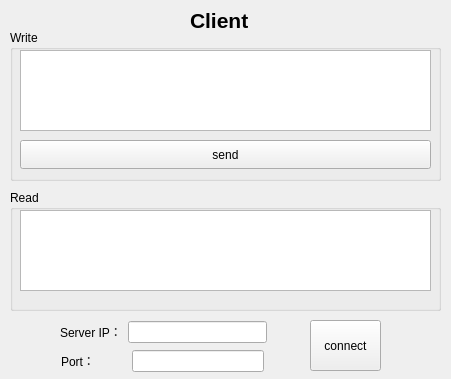
<?xml version="1.0" encoding="UTF-8"?>
<ui version="4.0">
 <class>client</class>
 <widget class="QWidget" name="client">
  <property name="geometry">
   <rect>
    <x>0</x>
    <y>0</y>
    <width>451</width>
    <height>379</height>
   </rect>
  </property>
  <property name="windowTitle">
   <string>Client</string>
  </property>
  <widget class="QLabel" name="label">
   <property name="geometry">
    <rect>
     <x>190</x>
     <y>10</y>
     <width>69</width>
     <height>20</height>
    </rect>
   </property>
   <property name="font">
    <font>
     <pointsize>16</pointsize>
     <bold>true</bold>
    </font>
   </property>
   <property name="text">
    <string>Client</string>
   </property>
  </widget>
  <widget class="QGroupBox" name="groupBox_2">
   <property name="geometry">
    <rect>
     <x>10</x>
     <y>30</y>
     <width>431</width>
     <height>151</height>
    </rect>
   </property>
   <property name="title">
    <string>Write</string>
   </property>
   <widget class="QTextEdit" name="write_text">
    <property name="geometry">
     <rect>
      <x>10</x>
      <y>20</y>
      <width>411</width>
      <height>81</height>
     </rect>
    </property>
   </widget>
   <widget class="QPushButton" name="send">
    <property name="geometry">
     <rect>
      <x>10</x>
      <y>110</y>
      <width>411</width>
      <height>29</height>
     </rect>
    </property>
    <property name="text">
     <string>send</string>
    </property>
   </widget>
  </widget>
  <widget class="QGroupBox" name="groupBox">
   <property name="geometry">
    <rect>
     <x>10</x>
     <y>190</y>
     <width>431</width>
     <height>121</height>
    </rect>
   </property>
   <property name="title">
    <string>Read</string>
   </property>
   <widget class="QTextEdit" name="read_text">
    <property name="geometry">
     <rect>
      <x>10</x>
      <y>20</y>
      <width>411</width>
      <height>81</height>
     </rect>
    </property>
   </widget>
  </widget>
  <widget class="QPushButton" name="pushButton">
   <property name="geometry">
    <rect>
     <x>310</x>
     <y>320</y>
     <width>71</width>
     <height>51</height>
    </rect>
   </property>
   <property name="text">
    <string>connect</string>
   </property>
  </widget>
  <widget class="QWidget" name="layoutWidget">
   <property name="geometry">
    <rect>
     <x>60</x>
     <y>320</y>
     <width>207</width>
     <height>53</height>
    </rect>
   </property>
   <layout class="QVBoxLayout" name="verticalLayout">
    <item>
     <layout class="QHBoxLayout" name="horizontalLayout">
      <item>
       <widget class="QLabel" name="label_2">
        <property name="text">
         <string>Server IP：</string>
        </property>
       </widget>
      </item>
      <item>
       <widget class="QLineEdit" name="server_ip"/>
      </item>
     </layout>
    </item>
    <item>
     <layout class="QHBoxLayout" name="horizontalLayout_2">
      <item>
       <widget class="QLabel" name="label_3">
        <property name="sizePolicy">
         <sizepolicy hsizetype="Fixed" vsizetype="Preferred">
          <horstretch>0</horstretch>
          <verstretch>0</verstretch>
         </sizepolicy>
        </property>
        <property name="minimumSize">
         <size>
          <width>64</width>
          <height>0</height>
         </size>
        </property>
        <property name="maximumSize">
         <size>
          <width>64</width>
          <height>16777215</height>
         </size>
        </property>
        <property name="text">
         <string>Port：</string>
        </property>
       </widget>
      </item>
      <item>
       <widget class="QLineEdit" name="port">
        <property name="sizePolicy">
         <sizepolicy hsizetype="Fixed" vsizetype="Fixed">
          <horstretch>0</horstretch>
          <verstretch>0</verstretch>
         </sizepolicy>
        </property>
        <property name="minimumSize">
         <size>
          <width>132</width>
          <height>0</height>
         </size>
        </property>
        <property name="maximumSize">
         <size>
          <width>132</width>
          <height>16777215</height>
         </size>
        </property>
       </widget>
      </item>
     </layout>
    </item>
   </layout>
  </widget>
 </widget>
 <resources/>
 <connections/>
</ui>
